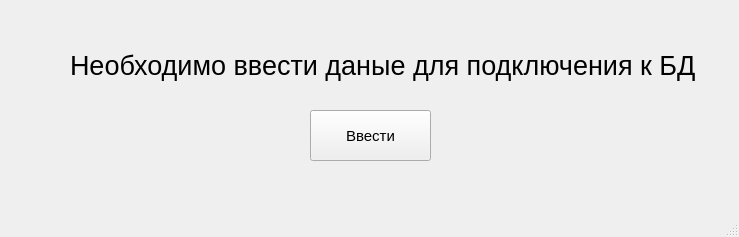
<?xml version="1.0" encoding="UTF-8"?>
<ui version="4.0">
 <class>MainWindow</class>
 <widget class="QMainWindow" name="MainWindow">
  <property name="geometry">
   <rect>
    <x>0</x>
    <y>0</y>
    <width>739</width>
    <height>237</height>
   </rect>
  </property>
  <property name="windowTitle">
   <string>MainWindow</string>
  </property>
  <widget class="QWidget" name="centralwidget">
   <widget class="QPushButton" name="pushButton">
    <property name="geometry">
     <rect>
      <x>310</x>
      <y>110</y>
      <width>121</width>
      <height>51</height>
     </rect>
    </property>
    <property name="font">
     <font>
      <pointsize>11</pointsize>
     </font>
    </property>
    <property name="text">
     <string>Ввести</string>
    </property>
   </widget>
   <widget class="QLabel" name="label">
    <property name="geometry">
     <rect>
      <x>70</x>
      <y>30</y>
      <width>691</width>
      <height>71</height>
     </rect>
    </property>
    <property name="font">
     <font>
      <pointsize>20</pointsize>
     </font>
    </property>
    <property name="text">
     <string>Необходимо ввести даные для подключения к БД</string>
    </property>
    <property name="buddy">
     <cstring>pushButton</cstring>
    </property>
   </widget>
  </widget>
  <widget class="QMenuBar" name="menubar">
   <property name="geometry">
    <rect>
     <x>0</x>
     <y>0</y>
     <width>739</width>
     <height>22</height>
    </rect>
   </property>
  </widget>
  <widget class="QStatusBar" name="statusbar"/>
 </widget>
 <resources/>
 <connections>
  <connection>
   <sender>label</sender>
   <signal>linkActivated(QString)</signal>
   <receiver>pushButton</receiver>
   <slot>animateClick()</slot>
   <hints>
    <hint type="sourcelabel">
     <x>503</x>
     <y>95</y>
    </hint>
    <hint type="destinationlabel">
     <x>364</x>
     <y>141</y>
    </hint>
   </hints>
  </connection>
 </connections>
</ui>
